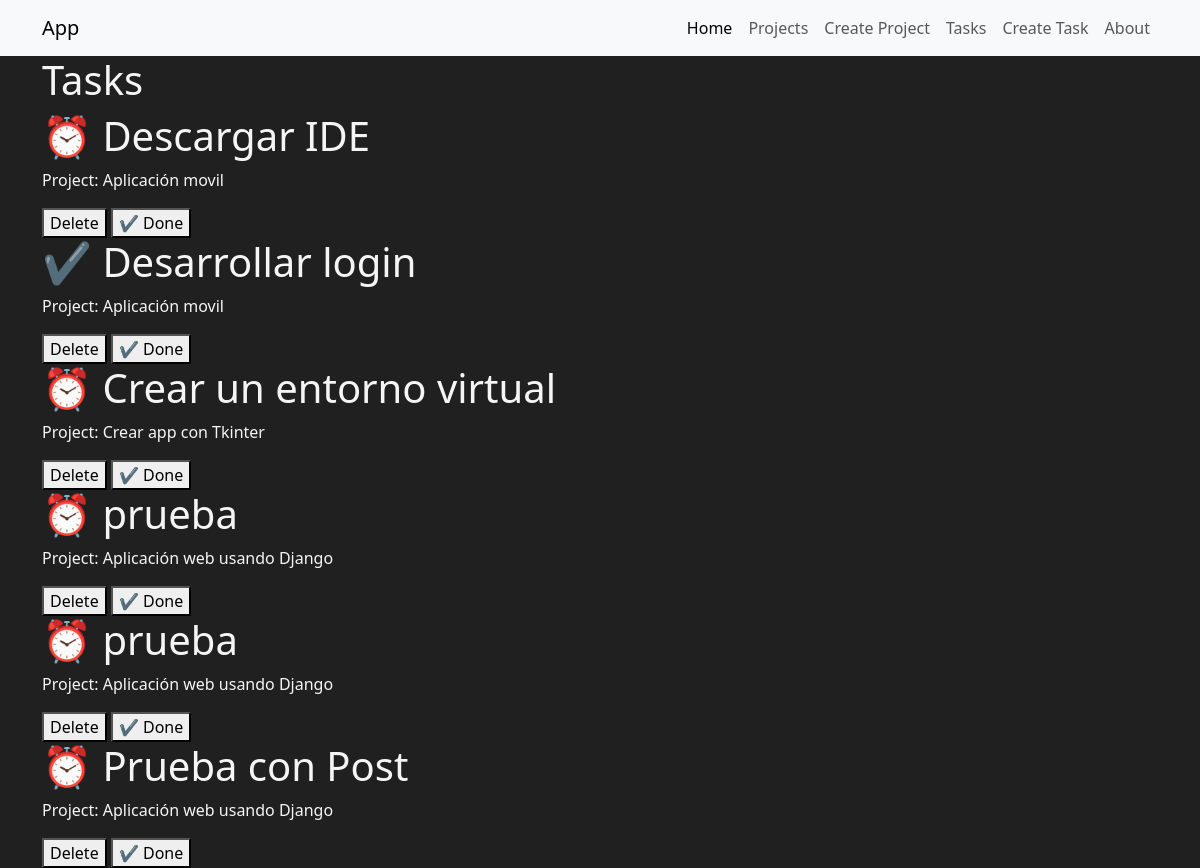
/tasks/, run on an earlier commit of the app's database.
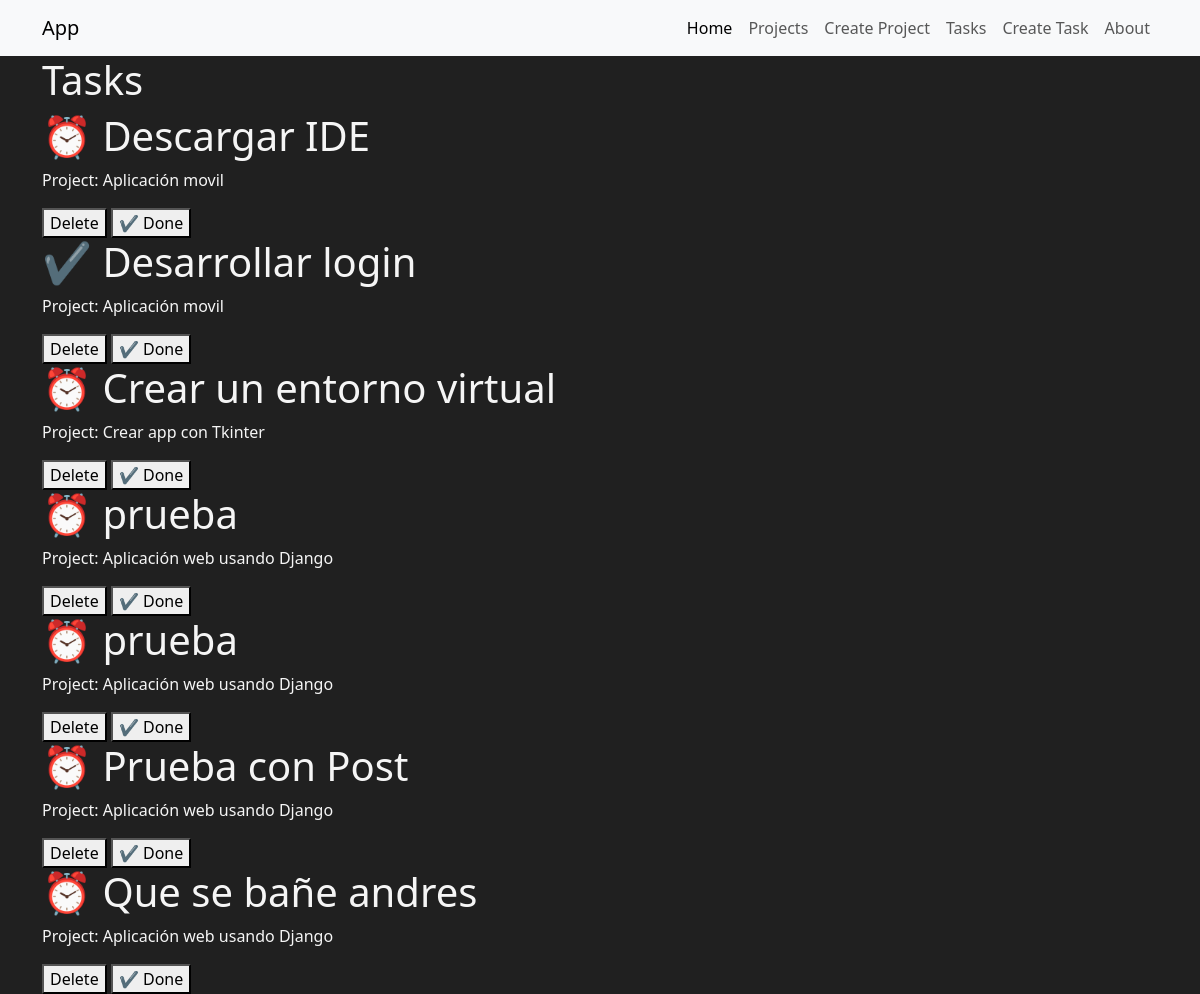
And on a later commit of the database.
### myapp/models.py (models this page shows, shortened)
class Task(models.Model):
    title = models.CharField(max_length=200)
    description = models.TextField()
    project = models.ForeignKey(project, on_delete=models.CASCADE)
    done = models.BooleanField(default=False)

class project(models.Model):
    name = models.CharField(max_length=50)

### myapp/views.py (the view)
# urls.py: path('tasks/', views.tasks, name="tasks"),
def tasks(request):
    tasks = Task.objects.all()
    return render(request, "tasks/tasks.html",{
        "tasks": tasks
    })

### myapp/templates/tasks/tasks.html
{% extends 'layouts/nav.html' %}
{% block content %}
    <div class="container">
        <h1>Tasks</h1>
    {% for task in tasks %}
    <article>
        <h1>{% if task.done == False %} ⏰ {% else %} ✔ {% endif %} {{task.title}} </h1>
        <p>Project: {{task.project.name}}</p>
        <button> Delete </button>
        <button> ✔ Done </button>
    </article>
    {% endfor %}
    </div>
{% endblock %}

### myapp/templates/layouts/nav.html (shortened to what this page needs)
{% load static %}
<!DOCTYPE html>
<html lang="en">
<head>
  <link href="https://cdn.jsdelivr.net/npm/bootstrap@5.3.2/dist/css/bootstrap.min.css" rel="stylesheet">
  <link rel="stylesheet" href="{% static 'styles/main.css' %}">
</head>
<body>
<nav class="navbar navbar-expand-lg bg-body-tertiary">
  <div class="container container-fluid">
    <a class="navbar-brand" href="/">App</a>
    <div class="" id="navbarSupportedContent">
      <ul class="navbar-nav me-auto mb-2 mb-lg-0">
        <li class="nav-item">
          <a class="nav-link active" aria-current="page" href="/">Home</a>
        </li>
        <li class="nav-item">
          <a class="nav-link" href="{% url 'projects' %}">Projects</a>
        </li>
        <li class="nav-item">
          <a class="nav-link" href="{% url 'create_project' %}">Create Project</a>
        </li>
        <li class="nav-item">
          <a class="nav-link" href="{% url 'tasks' %}">Tasks</a>
        </li>
        <li class="nav-item">
          <a class="nav-link" href="{% url 'create_task' %}">Create Task</a>
        </li>
        <li class="nav-item">
          <a class="nav-link" href="{% url 'about' %}">About</a>
        </li>
      </ul>
    </div>
  </div>
</nav>
  {% block content %}
  {% endblock %}
</body>
</html>

### myapp/static/styles/main.css (style rules this page uses)
body { background: #202020; color: whitesmoke; }

What changed in the data, as far as the page shows it:
added Task: title "Que se bañe andres", project.name "Aplicación web usando Django"
